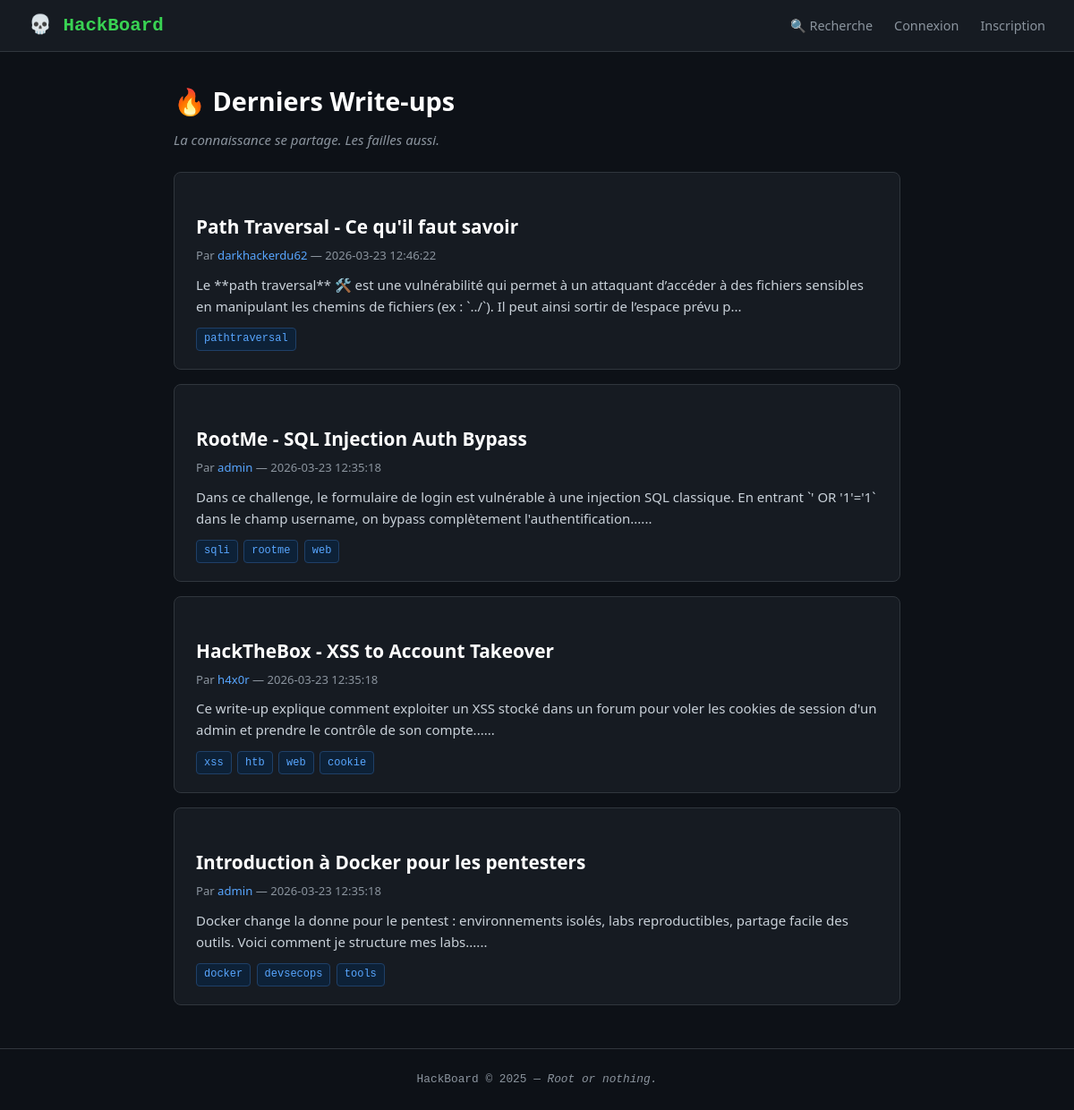
The page / on the database its author committed.
### tables this page shows
CREATE TABLE writeups (
    id         INTEGER PRIMARY KEY AUTOINCREMENT,
    user_id    INTEGER NOT NULL,
    title      TEXT NOT NULL,
    content    TEXT NOT NULL,
    tags       TEXT DEFAULT '',
    created_at TIMESTAMP DEFAULT CURRENT_TIMESTAMP,
    FOREIGN KEY (user_id) REFERENCES users(id)
);

CREATE TABLE users (
    id         INTEGER PRIMARY KEY AUTOINCREMENT,
    username   TEXT NOT NULL UNIQUE,
    password   TEXT NOT NULL,
    email      TEXT NOT NULL,
    bio        TEXT DEFAULT '',
    created_at TIMESTAMP DEFAULT CURRENT_TIMESTAMP
);

### app.py (the view)
@app.route("/")
def index():
    connexionDB = get_db()
    writeups = connexionDB.execute(
        "SELECT w.*, u.username FROM writeups w JOIN users u ON w.user_id = u.id ORDER BY w.created_at DESC"
    ).fetchall()
    connexionDB.close()
    return render_template("index.html", writeups=writeups)

### app.py (called while the page is built)
def get_db():
    connexionDB = sqlite3.connect(DATABASE)
    connexionDB.row_factory = sqlite3.Row
    return connexionDB

### templates/index.html
{% extends "base.html" %}
{% block content %}
<h1>🔥 Derniers Write-ups</h1>
<p class="subtitle">La connaissance se partage. Les failles aussi.</p>
{% if writeups %}
  <div class="writeup-list">
    {% for w in writeups %}
      <div class="card">
        <h2><a href="{{ url_for('writeup', writeup_id=w.id) }}">{{ w.title }}</a></h2>
        <div class="meta">
          Par <a href="{{ url_for('profile', user_id=w.user_id) }}">{{ w.username }}</a>
          — {{ w.created_at }}
        </div>
        <p>{{ w.content[:200] }}...</p>
        {% if w.tags %}
          <div class="tags">
            {% for tag in w.tags.split(',') %}
              <span class="tag">{{ tag.strip() }}</span>
            {% endfor %}
          </div>
        {% endif %}
      </div>
    {% endfor %}
  </div>
{% else %}
  <p>Aucun write-up pour l'instant. <a href="{{ url_for('new_writeup') }}">Sois le premier !</a></p>
{% endif %}
{% endblock %}

### templates/base.html (shortened to what this page needs)
<!DOCTYPE html>
<html lang="fr">
<head>
  <link rel="stylesheet" href="{{ url_for('static', filename='css/style.css') }}">
</head>
<body>
  <nav class="navbar">
    <a href="{{ url_for('index') }}" class="brand">💀 HackBoard</a>
    <div class="nav-links">
      <a href="{{ url_for('search') }}">🔍 Recherche</a>
      {% if session.user_id %}
        <a href="{{ url_for('new_writeup') }}">✍️ Nouveau write-up</a>
        <a href="{{ url_for('profile', user_id=session.user_id) }}">👤 {{ session.username }}</a>
        <a href="{{ url_for('logout') }}">Déconnexion</a>
      {% else %}
        <a href="{{ url_for('login') }}">Connexion</a>
        <a href="{{ url_for('register') }}">Inscription</a>
      {% endif %}
    </div>
  </nav>
  <main class="container">
    {% block content %}{% endblock %}
  </main>
  <footer>
    <p>HackBoard © 2025 — <em>Root or nothing.</em></p>
  </footer>
</body>
</html>

### static/css/style.css (style rules this page uses)
*, *::before, *::after { box-sizing: border-box; margin: 0; padding: 0; }
:root { --bg: #0d1117; --surface: #161b22; --border: #30363d; --green: #39d353; --green-dim:#238636; --text: #c9d1d9; --text-dim: #8b949e; --red: #f85149; --orange: #d29922; --link: #58a6ff; }
body { background: var(--bg); color: var(--text); font-family: 'Segoe UI', system-ui, sans-serif; font-size: 15px; line-height: 1.6; min-height: 100vh; display: flex; flex-direction: column; }
a { color: var(--link); text-decoration: none; }
.navbar { background: var(--surface); border-bottom: 1px solid var(--border); padding: 0.75rem 2rem; display: flex; align-items: center; justify-content: space-between; position: sticky; top: 0; z-index: 100; }
.brand { font-size: 1.3rem; font-weight: 700; color: var(--green); text-decoration: none; font-family: monospace; }
.nav-links { display: flex; gap: 1.5rem; align-items: center; }
.nav-links a { color: var(--text-dim); font-size: 0.9rem; }
.container { max-width: 860px; margin: 2rem auto; padding: 0 1.5rem; flex: 1; }
h1 { font-size: 1.8rem; margin-bottom: 0.5rem; color: #fff; }
h2 { font-size: 1.3rem; margin: 1.5rem 0 0.75rem; color: #fff; }
.subtitle { color: var(--text-dim); margin-bottom: 1.5rem; font-style: italic; }
.card { background: var(--surface); border: 1px solid var(--border); border-radius: 8px; padding: 1.25rem 1.5rem; margin-bottom: 1rem; transition: border-color 0.2s; }
.card h2, .card h3 { margin-bottom: 0.3rem; }
.card h2 a, .card h3 a { color: #fff; }
.meta { color: var(--text-dim); font-size: 0.82rem; margin-bottom: 0.6rem; }
.tags { display: flex; flex-wrap: wrap; gap: 0.4rem; margin-top: 0.75rem; }
.tag { background: #0d2137; color: var(--link); border: 1px solid #1f4068; border-radius: 4px; padding: 0.15rem 0.5rem; font-size: 0.75rem; font-family: monospace; }
footer { text-align: center; padding: 1.5rem; color: var(--text-dim); font-size: 0.8rem; border-top: 1px solid var(--border); font-family: monospace; }

### rows shown on the page
writeups: title "Path Traversal - Ce qu'il faut savoir", username "darkhackerdu62", created_at "2026-03-23 12:46:22", content "Le **path traversal** 🛠️ est une vulnérabilité qui permet à un attaquant d’accéder à des fichiers sensibles en manipulant les chemins de fichiers (ex : `../`). Il peut ainsi sortir de l’espace prévu p", strip "pathtraversal"
writeups: title "RootMe - SQL Injection Auth Bypass", username "admin", created_at "2026-03-23 12:35:18", content "Dans ce challenge, le formulaire de login est vulnérable à une injection SQL classique. En entrant `' OR '1'='1` dans le champ username, on bypass complètement l'authentification...", strip "sqli" "rootme" "web"
writeups: title "HackTheBox - XSS to Account Takeover", username "h4x0r", created_at "2026-03-23 12:35:18", content "Ce write-up explique comment exploiter un XSS stocké dans un forum pour voler les cookies de session d'un admin et prendre le contrôle de son compte...", strip "xss" "htb" "web" "cookie"
writeups: title "Introduction à Docker pour les pentesters", username "admin", created_at "2026-03-23 12:35:18", content "Docker change la donne pour le pentest : environnements isolés, labs reproductibles, partage facile des outils. Voici comment je structure mes labs...", strip "docker" "devsecops" "tools"
